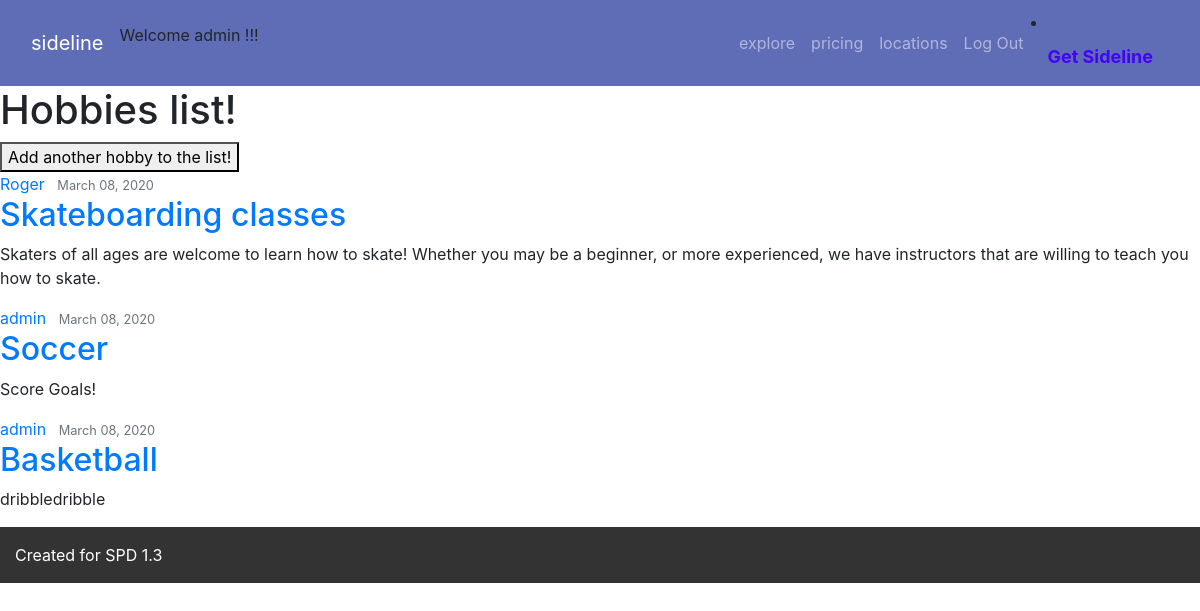
/hobbies/list (signed in), run on the app's committed database.
### hobbies/models.py (models this page shows, shortened)
class Hobbies(models.Model):
    title = models.CharField(max_length=100)
    content = models.TextField()
    date_posted = models.DateTimeField(default=timezone.now)
    author = models.ForeignKey(User, on_delete=models.CASCADE)

### hobbies/views.py (the view)
# urls.py: path('hobbies/list', HobbiesListView.as_view(), name='hobbies-list'),
class HobbiesListView(ListView):
    model = Hobbies
    template_name = 'hobbies/list.html'    #<app>/<model>_<viewtype>.html
    context_object_name = 'hobbies'
    ordering = ['-date_posted']

### hobbies/templates/hobbies/hobbies_list.html (shortened to what this page needs)
{% extends "hobbies/base.html" %}
{% load static %}
{% block content %}
    <h1>Hobbies list!</h1>
    <a href="{% url 'hobbies-create' %}"><button>Add another hobby to the list!</button></a>
    {% for hobby in hobbies %}
        <article class="media content-section">
            <div class="media-body">
                <div class="article-metadata">
                    <a class="mr-2" href="#">{{ hobby.author }}</a>
                    <small class="text-muted">{{ hobby.date_posted|date:"F d, Y" }}</small>
                </div>
                <h2><a class="article-title" href="{% url 'hobbies-detail' hobby.id %}">{{ hobby.title }}</a></h2>
                <p class="article-content">{{ hobby.content }}</p>
            </div>
        </article>
    {% endfor %}
{% endblock content %}

### hobbies/templates/hobbies/base.html (shortened to what this page needs)
<!DOCTYPE html>
<html>
    <head>
        <link rel="stylesheet" href="https://cdnjs.cloudflare.com/ajax/libs/twitter-bootstrap/4.3.1/css/bootstrap.min.css">
        {% load static %}
        <link rel='stylesheet' href="{% static 'css/style.css' %}">
    </head>
    <body>
        <nav class="navbar navbar-expand-md sticky-top">
            <div class="container-fluid">
                <a class="navbar-brand" href="{% url 'hobbies-home' %}">sideline</a>
                <div class="navbar-dark collapse navbar-collapse" id="navcol-1">
                    {% if request.user.is_authenticated %}
                    <p>Welcome {{ user.username }} !!!</p>
                    <ul class="nav navbar-nav ml-auto">
                        <li class="nav-item" role="presentation"><a class="nav-link" href="{% url 'hobbies-list' %}">explore</a></li>
                        <li class="nav-item" role="presentation"><a class="nav-link" href="{% url 'pricing' %}">pricing</a></li>
                        <li class="nav-item" role="presentation"><a class="nav-link" href="{% url 'locations' %}">locations</a></li>
                        <li class="nav-item" role="presentation"><a class="nav-link" href="{% url 'logout' %}">Log Out</a></li>
                    </ul>
                        {% endif %}
                        <li class="nav-item" role="presentation">
                            <font size="4px">
                                <a class="nav-link" href="{% url 'get-sideline' %}" style="color:rgb(68, 3, 246)">
                                    <strong>
                                        Get Sideline
                                    </strong>
                                </a>
                            </font>
                        </li>
                </div>
            </div>
        </nav>
            {% block content %}
            {% endblock %}
        <div class="container-fluid section footer">
            <p>Created for SPD 1.3</p>
        </div>
    </body>
</html>

### static/css/style.css (style rules this page uses)
.navbar { background-color: #5f6db7; }
.navbar-brand { color: white; }
.section { margin: 0px 0px 50px 0px; }
.footer { background-color: #333; color: white; display: flex; bottom: 0; margin: 0; padding-top: 16px; }

### data on the page
Hobbies: author "Roger", date_posted "March 08, 2020", title "Skateboarding classes", content "Skaters of all ages are welcome to learn how to skate! Whether you may be a beginner, or more experienced, we have instructors that are willing to teach you how to skate."
Hobbies: author "admin", date_posted "March 08, 2020", title "Soccer", content "Score Goals!"
Hobbies: author "admin", date_posted "March 08, 2020", title "Basketball", content "dribbledribble"

### other printed values
{{ user.username }} "admin"
